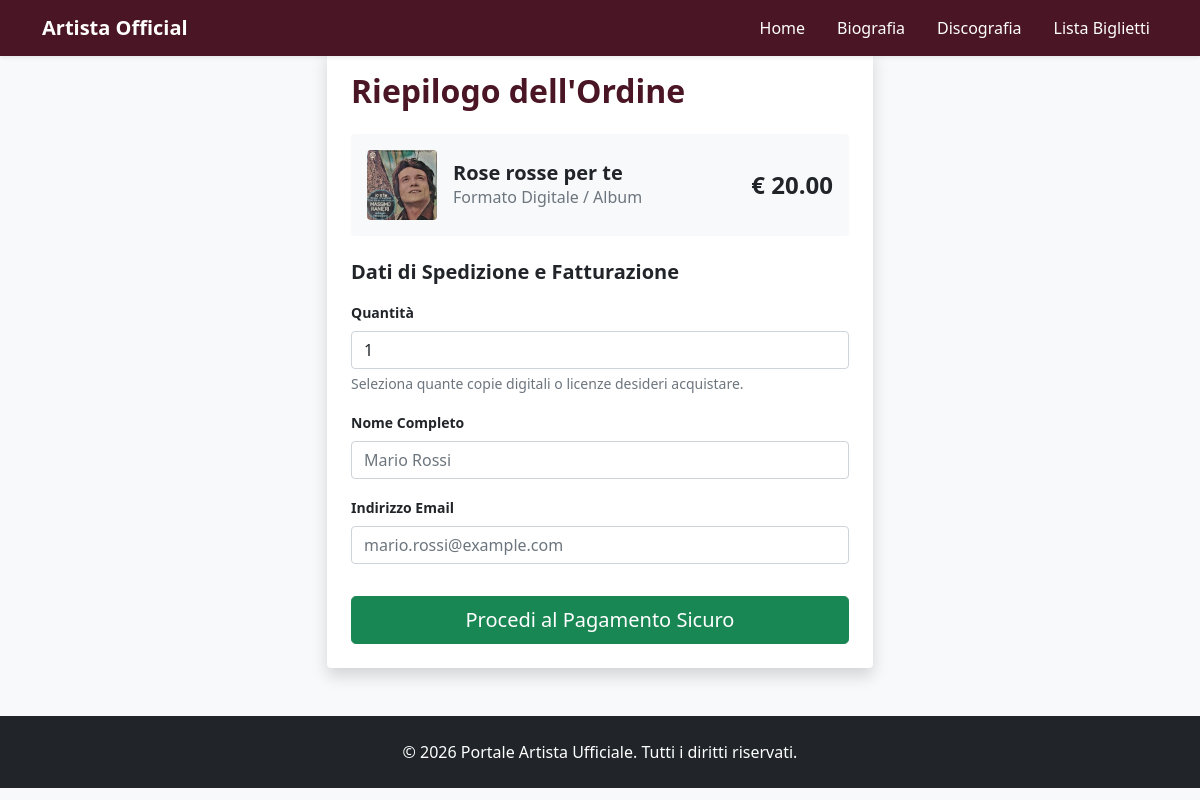
Screenshot of /ordine/1/riepilogo/ with the database file from the repository.
### tributo/models.py (models this page shows, shortened)
class Canzone(models.Model):
    titolo = models.CharField(max_length=200)
    anno_uscita = models.IntegerField()
    testo = models.TextField(blank=True, null=True)
    copertina = models.ImageField(upload_to='copertine/', blank=True, null=True)
    prezzo = models.DecimalField(max_digits=5, decimal_places=2, default=0.00)

### tributo/views.py (the view, shortened to what this page needs)
# urls.py: path('ordine/<int:canzone_id>/riepilogo/', views.ordine_riepilogo, name='ordine_riepilogo'),
def ordine_riepilogo(request, canzone_id):
    canzone = get_object_or_404(Canzone, id=canzone_id)
    return render(request, 'tributo/ordine_riepilogo.html', {'canzone': canzone})

### tributo/templates/tributo/ordine_riepilogo.html (shortened to what this page needs)
{% extends 'tributo/base.html' %}
{% block content %}
<div class="container my-5">
    <div class="row">
        <div class="col-md-6 mx-auto">
            <div class="card shadow p-4 border-0">
                <h2 class="fw-bold mb-4" style="color: #4a1525;">Riepilogo dell'Ordine</h2>
                <div class="d-flex align-items-center mb-4 bg-light p-3 rounded">
                    {% if canzone.copertina %}
                        <img src="{{ canzone.copertina.url }}" class="rounded me-3" style="width: 70px; height: 70px; object-fit: cover;">
                    {% endif %}
                    <div>
                        <h5 class="fw-bold mb-0">{{ canzone.titolo }}</h5>
                        <p class="text-muted mb-0">Formato Digitale / Album</p>
                    </div>
                    <div class="ms-auto fs-4 fw-bold">€ {{ canzone.prezzo }}</div>
                </div>
                <h5 class="fw-bold mb-3">Dati di Spedizione e Fatturazione</h5>
                <form action="{% url 'ordine_riepilogo' canzone.id %}" method="POST">
                    <div class="mb-3">
                        <div class="mb-3">
                            <label class="form-label small fw-bold">Quantità</label>
                            <input type="number" name="quantita" class="form-control" value="1" min="1" max="10" required>
                            <div class="form-text">Seleziona quante copie digitali o licenze desideri acquistare.</div>
                        </div>
                        <label class="form-label small fw-bold">Nome Completo</label>
                        <input type="text" class="form-control" required placeholder="Mario Rossi">
                    </div>
                    <div class="mb-3">
                        <label class="form-label small fw-bold">Indirizzo Email</label>
                        <input type="email" class="form-control" required placeholder="mario.rossi@example.com">
                    </div>
                    <button type="submit" class="btn btn-success w-100 btn-lg mt-3">Procedi al Pagamento Sicuro</button>
                </form>
            </div>
        </div>
    </div>
</div>
{% endblock %}

### tributo/templates/tributo/base.html (style rules this page uses)
body { background-color: #f8f9fa; color: #212529; }

### rows the page displays
Canzone: copertina (picture), titolo "Rose rosse per te", prezzo "20.00"
